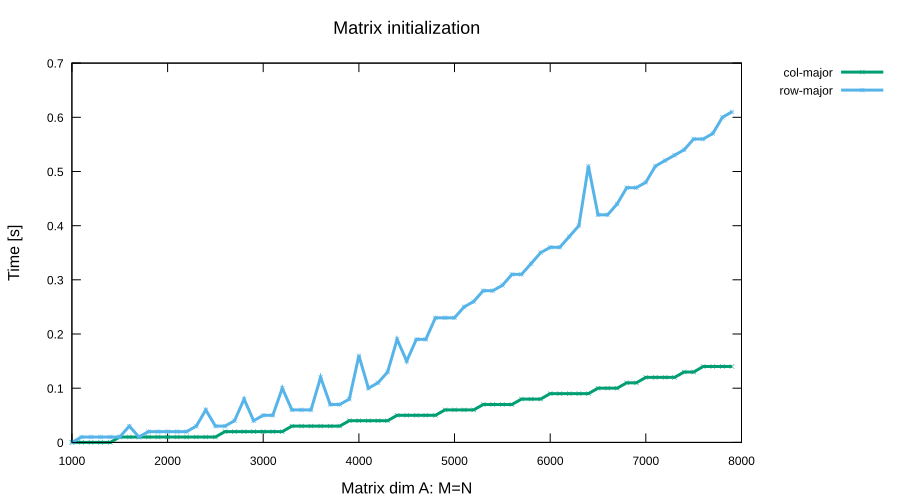

Here is the gnuplot script that generated this plot:
set terminal svg size 900, 500
set output "benchmarks/initmatrix_time.svg"

# logarithmic scale for the y axes makes sense for exponentally growing data.
# set logscale y

set xlabel "Matrix dim A: M=N" font ",16"
set ylabel "Time [s]" font ",16"
set title "Matrix initialization" font ",18"
set key outside
set pointsize 0.5
plot "../initmatrix.data"\
        using 1:3 with linespoints lt 2 lw 3 title "col-major", \
     "../initmatrix.data"\
        using 1:4 with linespoints lt 3 lw 3 title "row-major"
